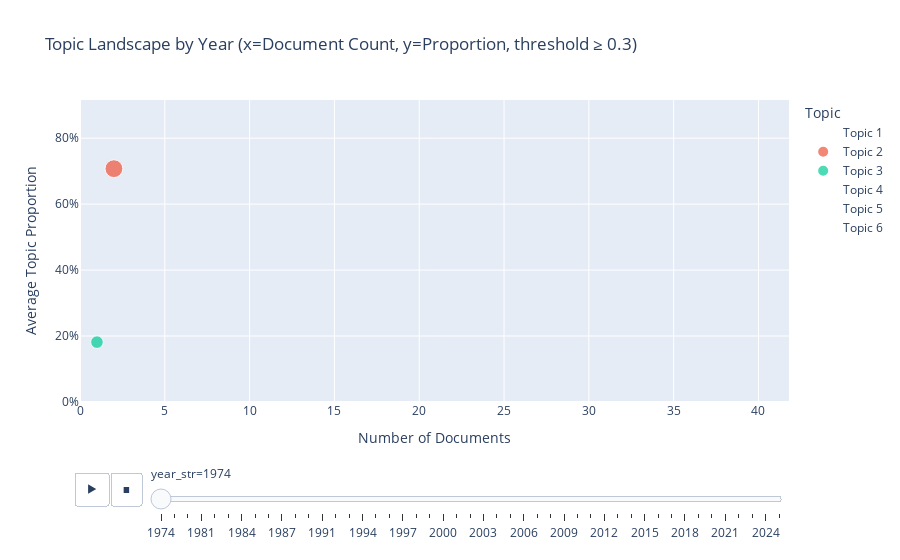

Notebook cell for this chart:
### Code cell
import plotly.express as px

# -----------------------------------------
# 기본 설정
# -----------------------------------------
topic_cols = [c for c in dt.columns if c.startswith("Topic ")]
years = np.sort(dt["year"].unique())

# -----------------------------------------
# 1) 연도별 토픽 비중 (평균 확률)
# -----------------------------------------
df_prop = (
    dt.groupby("year")[topic_cols]
      .mean()
      .reset_index()
      .melt(id_vars="year", var_name="Topic", value_name="Proportion")
)

# -----------------------------------------
# 2) 연도별 토픽 문서 수
#    기준: 토픽 확률 ≥ threshold
# -----------------------------------------
threshold = 0.3  # 🔧 필요하면 0.2 / 0.25 / 0.3 등 조정

dt_bin = dt.copy()
dt_bin[topic_cols] = (dt_bin[topic_cols] >= threshold).astype(int)

df_cnt = (
    dt_bin.groupby("year")[topic_cols]
          .sum()
          .reset_index()
          .melt(id_vars="year", var_name="Topic", value_name="DocCount")
)

# -----------------------------------------
# 3) 비중 + 문서수 결합
# -----------------------------------------
df_bubble = pd.merge(
    df_prop,
    df_cnt,
    on=["year", "Topic"],
    how="left"
)

# 모든 year-topic 조합 채우기 (애니메이션 안정화)
df_bubble = (
    df_bubble.set_index(["year", "Topic"])
             .reindex(pd.MultiIndex.from_product([years, topic_cols], names=["year", "Topic"]))
             .fillna(0)
             .reset_index()
)

df_bubble["year_str"] = df_bubble["year"].astype(int).astype(str)

# -----------------------------------------
# 4) Animated Bubble Chart
# -----------------------------------------
fig = px.scatter(
    df_bubble,
    x="DocCount",
    y="Proportion",
    size="DocCount",
    color="Topic",
    animation_frame="year_str",
    animation_group="Topic",
    size_max=55,
    range_y=[0, df_bubble["Proportion"].max() * 1.1],
    range_x=[0, df_bubble["DocCount"].max() * 1.1],
    category_orders={"year_str": [str(y) for y in years]},
    title=f"Topic Landscape by Year (x=Document Count, y=Proportion, threshold ≥ {threshold})"
)

fig.update_yaxes(tickformat=".0%")
fig.update_layout(
    xaxis_title="Number of Documents",
    yaxis_title="Average Topic Proportion",
    legend_title_text="Topic"
)


# 속도조절
fig.layout.updatemenus[0].buttons[0].args[1]["frame"]["duration"] = 1200
fig.layout.updatemenus[0].buttons[0].args[1]["transition"]["duration"] = 800


fig.show()

### Figure 1 — Plotly figure (JSON) as saved in the notebook; plotly's stock layout.template omitted (floating-point values rounded to 4 significant figures)
{"data": [{"hovertemplate": "Topic=Topic 1<br>year_str=1974<br>DocCount=%{marker.size}<br>Proportion=%{y}<extra></extra>", "ids": ["Topic 1"], "legendgroup": "Topic 1", "marker": {"color": "#636efa", "size": [0], "sizemode": "area", "sizeref": 0.01256, "symbol": "circle"}, "mode": "markers", "name": "Topic 1", "orientation": "v", "showlegend": true, "type": "scatter", "x": [0], "xaxis": "x", "y": [0.001781], "yaxis": "y"}, {"hovertemplate": "Topic=Topic 2<br>year_str=1974<br>DocCount=%{marker.size}<br>Proportion=%{y}<extra></extra>", "ids": ["Topic 2"], "legendgroup": "Topic 2", "marker": {"color": "#EF553B", "size": [2], "sizemode": "area", "sizeref": 0.01256, "symbol": "circle"}, "mode": "markers", "name": "Topic 2", "orientation": "v", "showlegend": true, "type": "scatter", "x": [2], "xaxis": "x", "y": [0.7076], "yaxis": "y"}, {"hovertemplate": "Topic=Topic 3<br>year_str=1974<br>DocCount=%{marker.size}<br>Proportion=%{y}<extra></extra>", "ids": ["Topic 3"], "legendgroup": "Topic 3", "marker": {"color": "#00cc96", "size": [1], "sizemode": "area", "sizeref": 0.01256, "symbol": "circle"}, "mode": "markers", "name": "Topic 3", "orientation": "v", "showlegend": true, "type": "scatter", "x": [1], "xaxis": "x", "y": [0.1816], "yaxis": "y"}, {"hovertemplate": "Topic=Topic 4<br>year_str=1974<br>DocCount=%{marker.size}<br>Proportion=%{y}<extra></extra>", "ids": ["Topic 4"], "legendgroup": "Topic 4", "marker": {"color": "#ab63fa", "size": [0], "sizemode": "area", "sizeref": 0.01256, "symbol": "circle"}, "mode": "markers", "name": "Topic 4", "orientation": "v", "showlegend": true, "type": "scatter", "x": [0], "xaxis": "x", "y": [0.1055], "yaxis": "y"}, {"hovertemplate": "Topic=Topic 5<br>year_str=1974<br>DocCount=%{marker.size}<br>Proportion=%{y}<extra></extra>", "ids": ["Topic 5"], "legendgroup": "Topic 5", "marker": {"color": "#FFA15A", "size": [0], "sizemode": "area", "sizeref": 0.01256, "symbol": "circle"}, "mode": "markers", "name": "Topic 5", "orientation": "v", "showlegend": true, "type": "scatter", "x": [0], "xaxis": "x", "y": [0.001669], "yaxis": "y"}, {"hovertemplate": "Topic=Topic 6<br>year_str=1974<br>DocCount=%{marker.size}<br>Proportion=%{y}<extra></extra>", "ids": ["Topic 6"], "legendgroup": "Topic 6", "marker": {"color": "#19d3f3", "size": [0], "sizemode": "area", "sizeref": 0.01256, "symbol": "circle"}, "mode": "markers", "name": "Topic 6", "orientation": "v", "showlegend": true, "type": "scatter", "x": [0], "xaxis": "x", "y": [0.0019], "yaxis": "y"}], "layout": {"legend": {"itemsizing": "constant", "title": {"text": "Topic"}, "tracegroupgap": 0}, "sliders": [{"active": 0, "currentvalue": {"prefix": "year_str="}, "len": 0.9, "pad": {"b": 10, "t": 60}, "steps": [{"args": [["1974"], {"frame": {"duration": 0, "redraw": false}, "fromcurrent": true, "mode": "immediate", "transition": {"duration": 0, "easing": "linear"}}], "label": "1974", "method": "animate"}, {"args": [["1976"], {"frame": {"duration": 0, "redraw": false}, "fromcurrent": true, "mode": "immediate", "transition": {"duration": 0, "easing": "linear"}}], "label": "1976", "method": "animate"}, {"args": [["1980"], {"frame": {"duration": 0, "redraw": false}, "fromcurrent": true, "mode": "immediate", "transition": {"duration": 0, "easing": "linear"}}], "label": "1980", "method": "animate"}, {"args": [["1981"], {"frame": {"duration": 0, "redraw": false}, "fromcurrent": true, "mode": "immediate", "transition": {"duration": 0, "easing": "linear"}}], "label": "1981", "method": "animate"}, {"args": [["1982"], {"frame": {"duration": 0, "redraw": false}, "fromcurrent": true, "mode": "immediate", "transition": {"duration": 0, "easing": "linear"}}], "label": "1982", "method": "animate"}, {"args": [["1983"], {"frame": {"duration": 0, "redraw": false}, "fromcurrent": true, "mode": "immediate", "transition": {"duration": 0, "easing": "linear"}}], "label": "1983", "method": "animate"}, {"args": [["1984"], {"frame": {"duration": 0, "redraw": false}, "fromcurrent": true, "mode": "immediate", "transition": {"duration": 0, "easing": "linear"}}], "label": "1984", "method": "animate"}, {"args": [["1985"], {"frame": {"duration": 0, "redraw": false}, "fromcurrent": true, "mode": "immediate", "transition": {"duration": 0, "easing": "linear"}}], "label": "1985", "method": "animate"}, {"args": [["1986"], {"frame": {"duration": 0, "redraw": false}, "fromcurrent": true, "mode": "immediate", "transition": {"duration": 0, "easing": "linear"}}], "label": "1986", "method": "animate"}, {"args": [["1987"], {"frame": {"duration": 0, "redraw": false}, "fromcurrent": true, "mode": "immediate", "transition": {"duration": 0, "easing": "linear"}}], "label": "1987", "method": "animate"}, {"args": [["1989"], {"frame": {"duration": 0, "redraw": false}, "fromcurrent": true, "mode": "immediate", "transition": {"duration": 0, "easing": "linear"}}], "label": "1989", "method": "animate"}, {"args": [["1990"], {"frame": {"duration": 0, "redraw": false}, "fromcurrent": true, "mode": "immediate", "transition": {"duration": 0, "easing": "linear"}}], "label": "1990", "method": "animate"}, {"args": [["1991"], {"frame": {"duration": 0, "redraw": false}, "fromcurrent": true, "mode": "immediate", "transition": {"duration": 0, "easing": "linear"}}], "label": "1991", "method": "animate"}, {"args": [["1992"], {"frame": {"duration": 0, "redraw": false}, "fromcurrent": true, "mode": "immediate", "transition": {"duration": 0, "easing": "linear"}}], "label": "1992", "method": "animate"}, {"args": [["1993"], {"frame": {"duration": 0, "redraw": false}, "fromcurrent": true, "mode": "immediate", "transition": {"duration": 0, "easing": "linear"}}], "label": "1993", "method": "animate"}, {"args": [["1994"], {"frame": {"duration": 0, "redraw": false}, "fromcurrent": true, "mode": "immediate", "transition": {"duration": 0, "easing": "linear"}}], "label": "1994", "method": "animate"}, {"args": [["1995"], {"frame": {"duration": 0, "redraw": false}, "fromcurrent": true, "mode": "immediate", "transition": {"duration": 0, "easing": "linear"}}], "label": "1995", "method": "animate"}, {"args": [["1996"], {"frame": {"duration": 0, "redraw": false}, "fromcurrent": true, "mode": "immediate", "transition": {"duration": 0, "easing": "linear"}}], "label": "1996", "method": "animate"}, {"args": [["1997"], {"frame": {"duration": 0, "redraw": false}, "fromcurrent": true, "mode": "immediate", "transition": {"duration": 0, "easing": "linear"}}], "label": "1997", "method": "animate"}, {"args": [["1998"], {"frame": {"duration": 0, "redraw": false}, "fromcurrent": true, "mode": "immediate", "transition": {"duration": 0, "easing": "linear"}}], "label": "1998", "method": "animate"}, {"args": [["1999"], {"frame": {"duration": 0, "redraw": false}, "fromcurrent": true, "mode": "immediate", "transition": {"duration": 0, "easing": "linear"}}], "label": "1999", "method": "animate"}, {"args": [["2000"], {"frame": {"duration": 0, "redraw": false}, "fromcurrent": true, "mode": "immediate", "transition": {"duration": 0, "easing": "linear"}}], "label": "2000", "method": "animate"}, {"args": [["2001"], {"frame": {"duration": 0, "redraw": false}, "fromcurrent": true, "mode": "immediate", "transition": {"duration": 0, "easing": "linear"}}], "label": "2001", "method": "animate"}, {"args": [["2002"], {"frame": {"duration": 0, "redraw": false}, "fromcurrent": true, "mode": "immediate", "transition": {"duration": 0, "easing": "linear"}}], "label": "2002", "method": "animate"}, {"args": [["2003"], {"frame": {"duration": 0, "redraw": false}, "fromcurrent": true, "mode": "immediate", "transition": {"duration": 0, "easing": "linear"}}], "label": "2003", "method": "animate"}, {"args": [["2004"], {"frame": {"duration": 0, "redraw": false}, "fromcurrent": true, "mode": "immediate", "transition": {"duration": 0, "easing": "linear"}}], "label": "2004", "method": "animate"}, {"args": [["2005"], {"frame": {"duration": 0, "redraw": false}, "fromcurrent": true, "mode": "immediate", "transition": {"duration": 0, "easing": "linear"}}], "label": "2005", "method": "animate"}, {"args": [["2006"], {"frame": {"duration": 0, "redraw": false}, "fromcurrent": true, "mode": "immediate", "transition": {"duration": 0, "easing": "linear"}}], "label": "2006", "method": "animate"}, {"args": [["2007"], {"frame": {"duration": 0, "redraw": false}, "fromcurrent": true, "mode": "immediate", "transition": {"duration": 0, "easing": "linear"}}], "label": "2007", "method": "animate"}, {"args": [["2008"], {"frame": {"duration": 0, "redraw": false}, "fromcurrent": true, "mode": "immediate", "transition": {"duration": 0, "easing": "linear"}}], "label": "2008", "method": "animate"}, {"args": [["2009"], {"frame": {"duration": 0, "redraw": false}, "fromcurrent": true, "mode": "immediate", "transition": {"duration": 0, "easing": "linear"}}], "label": "2009", "method": "animate"}, {"args": [["2010"], {"frame": {"duration": 0, "redraw": false}, "fromcurrent": true, "mode": "immediate", "transition": {"duration": 0, "easing": "linear"}}], "label": "2010", "method": "animate"}, {"args": [["2011"], {"frame": {"duration": 0, "redraw": false}, "fromcurrent": true, "mode": "immediate", "transition": {"duration": 0, "easing": "linear"}}], "label": "2011", "method": "animate"}, {"args": [["2012"], {"frame": {"duration": 0, "redraw": false}, "fromcurrent": true, "mode": "immediate", "transition": {"duration": 0, "easing": "linear"}}], "label": "2012", "method": "animate"}, {"args": [["2013"], {"frame": {"duration": 0, "redraw": false}, "fromcurrent": true, "mode": "immediate", "transition": {"duration": 0, "easing": "linear"}}], "label": "2013", "method": "animate"}, {"args": [["2014"], {"frame": {"duration": 0, "redraw": false}, "fromcurrent": true, "mode": "immediate", "transition": {"duration": 0, "easing": "linear"}}], "label": "2014", "method": "animate"}, {"args": [["2015"], {"frame": {"duration": 0, "redraw": false}, "fromcurrent": true, "mode": "immediate", "transition": {"duration": 0, "easing": "linear"}}], "label": "2015", "method": "animate"}, {"args": [["2016"], {"frame": {"duration": 0, "redraw": false}, "fromcurrent": true, "mode": "immediate", "transition": {"duration": 0, "easing": "linear"}}], "label": "2016", "method": "animate"}, {"args": [["2017"], {"frame": {"duration": 0, "redraw": false}, "fromcurrent": true, "mode": "immediate", "transition": {"duration": 0, "easing": "linear"}}], "label": "2017", "method": "animate"}, {"args": [["2018"], {"frame": {"duration": 0, "redraw": false}, "fromcurrent": true, "mode": "immediate", "transition": {"duration": 0, "easing": "linear"}}], "label": "2018", "method": "animate"}, {"args": [["2019"], {"frame": {"duration": 0, "redraw": false}, "fromcurrent": true, "mode": "immediate", "transition": {"duration": 0, "easing": "linear"}}], "label": "2019", "method": "animate"}, {"args": [["2020"], {"frame": {"duration": 0, "redraw": false}, "fromcurrent": true, "mode": "immediate", "transition": {"duration": 0, "easing": "linear"}}], "label": "2020", "method": "animate"}, {"args": [["2021"], {"frame": {"duration": 0, "redraw": false}, "fromcurrent": true, "mode": "immediate", "transition": {"duration": 0, "easing": "linear"}}], "label": "2021", "method": "animate"}, {"args": [["2022"], {"frame": {"duration": 0, "redraw": false}, "fromcurrent": true, "mode": "immediate", "transition": {"duration": 0, "easing": "linear"}}], "label": "2022", "method": "animate"}, {"args": [["2023"], {"frame": {"duration": 0, "redraw": false}, "fromcurrent": true, "mode": "immediate", "transition": {"duration": 0, "easing": "linear"}}], "label": "2023", "method": "animate"}, {"args": [["2024"], {"frame": {"duration": 0, "redraw": false}, "fromcurrent": true, "mode": "immediate", "transition": {"duration": 0, "easing": "linear"}}], "label": "2024", "method": "animate"}, {"args": [["2025"], {"frame": {"duration": 0, "redraw": false}, "fromcurrent": true, "mode": "immediate", "transition": {"duration": 0, "easing": "linear"}}], "label": "2025", "method": "animate"}], "x": 0.1, "xanchor": "left", "y": 0, "yanchor": "top"}], "title": {"text": "Topic Landscape by Year (x=Document Count, y=Proportion, threshold ≥ 0.3)"}, "updatemenus": [{"buttons": [{"args": [null, {"frame": {"duration": 1200, "redraw": false}, "fromcurrent": true, "mode": "immediate", "transition": {"duration": 800, "easing": "linear"}}], "label": "&#9654;", "method": "animate"}, {"args": [[null], {"frame": {"duration": 0, "redraw": false}, "fromcurrent": true, "mode": "immediate", "transition": {"duration": 0, "easing": "linear"}}], "label": "&#9724;", "method": "animate"}], "direction": "left", "pad": {"r": 10, "t": 70}, "showactive": false, "type": "buttons", "x": 0.1, "xanchor": "right", "y": 0, "yanchor": "top"}], "xaxis": {"anchor": "y", "domain": [0, 1], "range": [0, 41.8], "title": {"text": "Number of Documents"}}, "yaxis": {"anchor": "x", "domain": [0, 1], "range": [0, 0.9158], "tickformat": ".0%", "title": {"text": "Average Topic Proportion"}}}}
